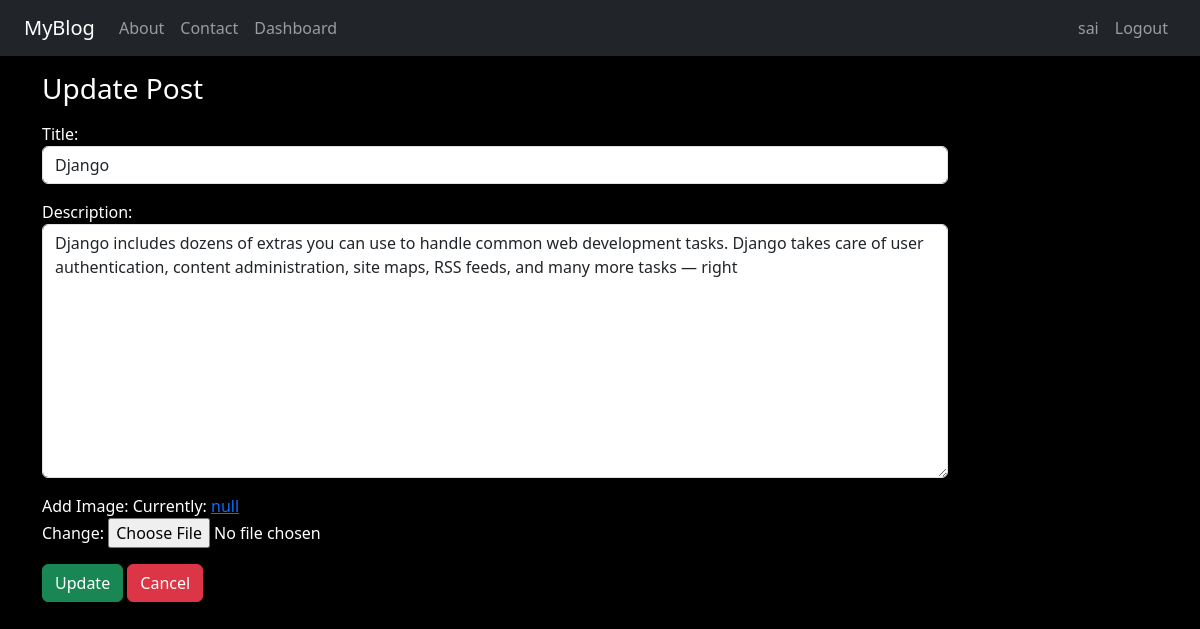
Screenshot of /blog/updatepost/2 (signed in) with the database file from the repository.
### blog/models.py (models this page shows, shortened)
class Post(models.Model):
    title = models.CharField(max_length=50)
    desc = models.TextField(max_length=200)
    author = models.ForeignKey(User,on_delete=models.CASCADE,related_name='users')
    views = models.IntegerField(default=0)
    answers= models.IntegerField(default=0)
    likes= models.IntegerField(default=0)
    view_status= models.BooleanField(default=False)
    like_status=models.BooleanField(default=False)
    post_image=models.ImageField(upload_to='upload/images')

### blog/views.py (the view)
# urls.py: path('updatepost/<int:id>',updatepost,name='updatepost'),
def updatepost(request,id):
    if request.user.is_authenticated:
        if request.method == 'POST':
            post = Post.objects.get(pk=id)
            form = NewPostForm(request.POST,instance=post)
            if form.is_valid():
                form.save()
                messages.success(request,'Post Updated')
                return HttpResponseRedirect('/blog/dashboard')
        else:
            post = Post.objects.get(pk=id)
            form = NewPostForm(instance=post)
        context = {'form':form}
        return render(request,'blog/updatepost.html',context)
    else:
        return HttpResponseRedirect('/blog/user_login')

### blog/forms.py
class NewPostForm(forms.ModelForm):
    class Meta:
        model = Post
        fields = ['id','title','desc','post_image']
        labels = {'title':'Title','desc':'Description','post_image':'Add Image'}
        widgets={
            'title':forms.TextInput(attrs={'class':'form-control'}),
            'desc':forms.Textarea(attrs={'class':'form-control'}),
            }

### blog/templates/blog/updatepost.html (shortened to what this page needs)
{% extends 'blog/base.html' %}
{% load static %}
{% block main %}
    <div class="col-sm-10">
        <h3 class="text-white my-3">Update Post</h3>
        <form action="" method="post">
            {{form.as_p}}
            <input type="submit" value="Update" class="btn btn-success">
            <a href="{% url 'blog:dashboard' %}" class="btn btn-danger">Cancel</a>
        </form>
    </div>
{% endblock main%}

### blog/templates/blog/navbar.html (shortened to what this page needs)
<nav class="navbar navbar-expand-lg navbar-dark bg-dark">
    <div class="container-fluid">
      <a class="navbar-brand" href="{% url 'blog:bloghome' %}">MyBlog</a>
      <div class="collapse navbar-collapse" id="navbarNav">
        <ul class="navbar-nav mr-auto">
          <li class="nav-item">
            <a class="nav-link" href="{% url 'blog:about'%}">About</a>
          </li>
          <li class="nav-item">
            <a class="nav-link" href="{% url 'blog:contact' %}">Contact</a>
          </li>
          <li class="nav-item">
            <a class="nav-link" href="{% url 'blog:dashboard'%}">Dashboard</a>
          </li>
          </ul>
          <ul class="navbar-nav ms-auto">
            {% if not request.user.is_authenticated %}
            <li class="nav-item">
              <a class="nav-link" href="{% url 'blog:login' %}">Login</a>
            </li>
            <li class="nav-item">
              <a class="nav-link" href="{% url 'blog:signup' %}">Signup</a>
            </li>
            {% else %}
            <li class="nav-item">
              {% if user %}
                <a href="" class="nav-link">{{user}}</a>
              {% endif %}
            </li>
            <li class="nav-item">
              <a class="nav-link" href="{% url 'blog:logout' %}">Logout</a>
            </li>
            {% endif %}
          </ul>
      </div>
    </div>
  </nav>

### blog/static/blog/css/home.css (style rules this page uses)
body { background-color:black; color:white; }

### rows the page displays
Post: title "Django", desc "Django includes dozens of extras you can use to handle common web development tasks. Django takes care of user authentication, content administration, site maps, RSS feeds, and many more tasks — right"

### other values shown
{{ user }} "sai"
